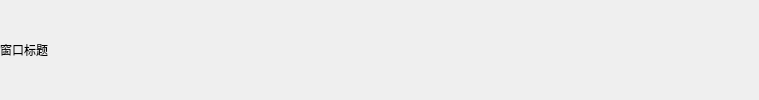
    <widget class="QWidget" name="widgetWindowTitle" native="true">
     <layout class="QHBoxLayout" name="horizontalLayout_windowTitle">
      <property name="spacing">
       <number>0</number>
      </property>
      <property name="leftMargin">
       <number>0</number>
      </property>
      <property name="topMargin">
       <number>0</number>
      </property>
      <property name="rightMargin">
       <number>0</number>
      </property>
      <property name="bottomMargin">
       <number>0</number>
      </property>
      <item>
       <widget class="QLabel" name="labelWindowText">
        <property name="text">
         <string>窗口标题</string>
        </property>
       </widget>
      </item>
      <item>
       <spacer name="horizontalSpacer_3">
        <property name="orientation">
         <enum>Qt::Horizontal</enum>
        </property>
        <property name="sizeHint" stdset="0">
         <size>
          <width>591</width>
          <height>20</height>
         </size>
        </property>
       </spacer>
      </item>
      <item>
       <layout class="QHBoxLayout" name="horizontalLayout_3">
        <property name="spacing">
         <number>0</number>
        </property>
        <item>
         <widget class="QPushButton" name="pushButtonMin">
          <property name="toolTip">
           <string>最小化</string>
          </property>
          <property name="text">
           <string/>
          </property>
          <property name="flat">
           <bool>true</bool>
          </property>
         </widget>
        </item>
        <item>
         <widget class="QPushButton" name="pushButtonMax">
          <property name="toolTip">
           <string>最大化</string>
          </property>
          <property name="text">
           <string/>
          </property>
          <property name="flat">
           <bool>true</bool>
          </property>
         </widget>
        </item>
        <item>
         <widget class="QPushButton" name="pushButtonClose">
          <property name="toolTip">
           <string>关闭</string>
          </property>
          <property name="text">
           <string/>
          </property>
          <property name="flat">
           <bool>true</bool>
          </property>
         </widget>
        </item>
       </layout>
      </item>
     </layout>
    </widget>
